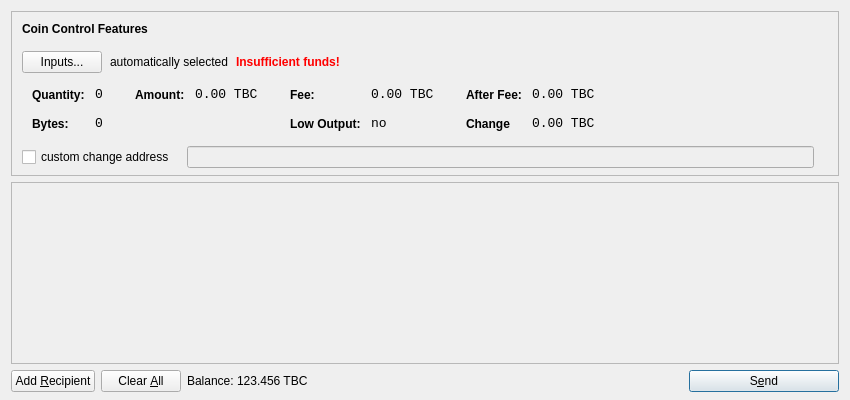
<?xml version="1.0" encoding="UTF-8"?>
<ui version="4.0">
 <class>SendCoinsDialog</class>
 <widget class="QDialog" name="SendCoinsDialog">
  <property name="geometry">
   <rect>
    <x>0</x>
    <y>0</y>
    <width>850</width>
    <height>400</height>
   </rect>
  </property>
  <property name="windowTitle">
   <string>Send Coins</string>
  </property>
  <layout class="QVBoxLayout" name="verticalLayout" stretch="0,1,0">
   <property name="bottomMargin">
    <number>8</number>
   </property>
   <item>
    <widget class="QFrame" name="frameCoinControl">
     <property name="sizePolicy">
      <sizepolicy hsizetype="Expanding" vsizetype="Expanding">
       <horstretch>0</horstretch>
       <verstretch>0</verstretch>
      </sizepolicy>
     </property>
     <property name="maximumSize">
      <size>
       <width>16777215</width>
       <height>16777215</height>
      </size>
     </property>
     <property name="frameShape">
      <enum>QFrame::StyledPanel</enum>
     </property>
     <property name="frameShadow">
      <enum>QFrame::Sunken</enum>
     </property>
     <layout class="QVBoxLayout" name="verticalLayoutCoinControl2">
      <property name="spacing">
       <number>-1</number>
      </property>
      <property name="leftMargin">
       <number>0</number>
      </property>
      <property name="topMargin">
       <number>0</number>
      </property>
      <property name="rightMargin">
       <number>0</number>
      </property>
      <property name="bottomMargin">
       <number>6</number>
      </property>
      <item>
       <layout class="QVBoxLayout" name="verticalLayoutCoinControl" stretch="0,0,0,0,1">
        <property name="spacing">
         <number>0</number>
        </property>
        <property name="leftMargin">
         <number>10</number>
        </property>
        <property name="topMargin">
         <number>10</number>
        </property>
        <item>
         <layout class="QHBoxLayout" name="horizontalLayoutCoinControl1">
          <property name="bottomMargin">
           <number>15</number>
          </property>
          <item>
           <widget class="QLabel" name="labelCoinControlFeatures">
            <property name="sizePolicy">
             <sizepolicy hsizetype="Preferred" vsizetype="Maximum">
              <horstretch>0</horstretch>
              <verstretch>0</verstretch>
             </sizepolicy>
            </property>
            <property name="font">
             <font>
              <weight>75</weight>
              <bold>true</bold>
             </font>
            </property>
            <property name="styleSheet">
             <string notr="true">font-weight:bold;</string>
            </property>
            <property name="text">
             <string>Coin Control Features</string>
            </property>
           </widget>
          </item>
         </layout>
        </item>
        <item>
         <layout class="QHBoxLayout" name="horizontalLayoutCoinControl2" stretch="0,0,0,0">
          <property name="spacing">
           <number>8</number>
          </property>
          <property name="bottomMargin">
           <number>10</number>
          </property>
          <item>
           <widget class="QPushButton" name="pushButtonCoinControl">
            <property name="styleSheet">
             <string notr="true"/>
            </property>
            <property name="text">
             <string>Inputs...</string>
            </property>
           </widget>
          </item>
          <item>
           <widget class="QLabel" name="labelCoinControlAutomaticallySelected">
            <property name="text">
             <string>automatically selected</string>
            </property>
            <property name="margin">
             <number>5</number>
            </property>
           </widget>
          </item>
          <item>
           <widget class="QLabel" name="labelCoinControlInsuffFunds">
            <property name="font">
             <font>
              <weight>75</weight>
              <bold>true</bold>
             </font>
            </property>
            <property name="styleSheet">
             <string notr="true">color:red;font-weight:bold;</string>
            </property>
            <property name="text">
             <string>Insufficient funds!</string>
            </property>
            <property name="margin">
             <number>5</number>
            </property>
           </widget>
          </item>
          <item>
           <spacer name="horizontalSpacerCoinControl">
            <property name="orientation">
             <enum>Qt::Horizontal</enum>
            </property>
            <property name="sizeHint" stdset="0">
             <size>
              <width>40</width>
              <height>1</height>
             </size>
            </property>
           </spacer>
          </item>
         </layout>
        </item>
        <item>
         <widget class="QWidget" name="widgetCoinControl" native="true">
          <property name="sizePolicy">
           <sizepolicy hsizetype="Preferred" vsizetype="Preferred">
            <horstretch>0</horstretch>
            <verstretch>0</verstretch>
           </sizepolicy>
          </property>
          <property name="minimumSize">
           <size>
            <width>0</width>
            <height>0</height>
           </size>
          </property>
          <property name="styleSheet">
           <string notr="true"/>
          </property>
          <layout class="QHBoxLayout" name="horizontalLayoutCoinControl5">
           <property name="margin">
            <number>0</number>
           </property>
           <item>
            <layout class="QHBoxLayout" name="horizontalLayoutCoinControl3" stretch="0,0,0,1">
             <property name="spacing">
              <number>20</number>
             </property>
             <property name="topMargin">
              <number>0</number>
             </property>
             <property name="bottomMargin">
              <number>10</number>
             </property>
             <item>
              <layout class="QFormLayout" name="formLayoutCoinControl1">
               <property name="horizontalSpacing">
                <number>10</number>
               </property>
               <property name="verticalSpacing">
                <number>14</number>
               </property>
               <property name="leftMargin">
                <number>10</number>
               </property>
               <property name="topMargin">
                <number>4</number>
               </property>
               <property name="rightMargin">
                <number>6</number>
               </property>
               <item row="0" column="0">
                <widget class="QLabel" name="labelCoinControlQuantityText">
                 <property name="styleSheet">
                  <string notr="true">font-weight:bold;</string>
                 </property>
                 <property name="text">
                  <string>Quantity:</string>
                 </property>
                 <property name="margin">
                  <number>0</number>
                 </property>
                </widget>
               </item>
               <item row="0" column="1">
                <widget class="QLabel" name="labelCoinControlQuantity">
                 <property name="font">
                  <font>
                   <family>Monospace</family>
                   <pointsize>10</pointsize>
                  </font>
                 </property>
                 <property name="cursor">
                  <cursorShape>IBeamCursor</cursorShape>
                 </property>
                 <property name="contextMenuPolicy">
                  <enum>Qt::ActionsContextMenu</enum>
                 </property>
                 <property name="text">
                  <string>0</string>
                 </property>
                 <property name="margin">
                  <number>0</number>
                 </property>
                 <property name="textInteractionFlags">
                  <set>Qt::LinksAccessibleByMouse|Qt::TextSelectableByKeyboard|Qt::TextSelectableByMouse</set>
                 </property>
                </widget>
               </item>
               <item row="1" column="0">
                <widget class="QLabel" name="labelCoinControlBytesText">
                 <property name="styleSheet">
                  <string notr="true">font-weight:bold;</string>
                 </property>
                 <property name="text">
                  <string>Bytes:</string>
                 </property>
                </widget>
               </item>
               <item row="1" column="1">
                <widget class="QLabel" name="labelCoinControlBytes">
                 <property name="font">
                  <font>
                   <family>Monospace</family>
                   <pointsize>10</pointsize>
                  </font>
                 </property>
                 <property name="cursor">
                  <cursorShape>IBeamCursor</cursorShape>
                 </property>
                 <property name="contextMenuPolicy">
                  <enum>Qt::ActionsContextMenu</enum>
                 </property>
                 <property name="text">
                  <string>0</string>
                 </property>
                 <property name="textInteractionFlags">
                  <set>Qt::LinksAccessibleByMouse|Qt::TextSelectableByKeyboard|Qt::TextSelectableByMouse</set>
                 </property>
                </widget>
               </item>
              </layout>
             </item>
             <item>
              <layout class="QFormLayout" name="formLayoutCoinControl2">
               <property name="horizontalSpacing">
                <number>10</number>
               </property>
               <property name="verticalSpacing">
                <number>14</number>
               </property>
               <property name="leftMargin">
                <number>6</number>
               </property>
               <property name="topMargin">
                <number>4</number>
               </property>
               <property name="rightMargin">
                <number>6</number>
               </property>
               <item row="0" column="0">
                <widget class="QLabel" name="labelCoinControlAmountText">
                 <property name="styleSheet">
                  <string notr="true">font-weight:bold;</string>
                 </property>
                 <property name="text">
                  <string>Amount:</string>
                 </property>
                 <property name="margin">
                  <number>0</number>
                 </property>
                </widget>
               </item>
               <item row="0" column="1">
                <widget class="QLabel" name="labelCoinControlAmount">
                 <property name="font">
                  <font>
                   <family>Monospace</family>
                   <pointsize>10</pointsize>
                  </font>
                 </property>
                 <property name="cursor">
                  <cursorShape>IBeamCursor</cursorShape>
                 </property>
                 <property name="contextMenuPolicy">
                  <enum>Qt::ActionsContextMenu</enum>
                 </property>
                 <property name="text">
                  <string notr="true">0.00 TBC</string>
                 </property>
                 <property name="textInteractionFlags">
                  <set>Qt::LinksAccessibleByMouse|Qt::TextSelectableByKeyboard|Qt::TextSelectableByMouse</set>
                 </property>
                </widget>
               </item>
              </layout>
             </item>
             <item>
              <layout class="QFormLayout" name="formLayoutCoinControl3">
               <property name="horizontalSpacing">
                <number>10</number>
               </property>
               <property name="verticalSpacing">
                <number>14</number>
               </property>
               <property name="leftMargin">
                <number>6</number>
               </property>
               <property name="topMargin">
                <number>4</number>
               </property>
               <property name="rightMargin">
                <number>6</number>
               </property>
               <item row="0" column="0">
                <widget class="QLabel" name="labelCoinControlFeeText">
                 <property name="styleSheet">
                  <string notr="true">font-weight:bold;</string>
                 </property>
                 <property name="text">
                  <string>Fee:</string>
                 </property>
                 <property name="margin">
                  <number>0</number>
                 </property>
                </widget>
               </item>
               <item row="0" column="1">
                <widget class="QLabel" name="labelCoinControlFee">
                 <property name="font">
                  <font>
                   <family>Monospace</family>
                   <pointsize>10</pointsize>
                  </font>
                 </property>
                 <property name="cursor">
                  <cursorShape>IBeamCursor</cursorShape>
                 </property>
                 <property name="contextMenuPolicy">
                  <enum>Qt::ActionsContextMenu</enum>
                 </property>
                 <property name="text">
                  <string notr="true">0.00 TBC</string>
                 </property>
                 <property name="textInteractionFlags">
                  <set>Qt::LinksAccessibleByMouse|Qt::TextSelectableByKeyboard|Qt::TextSelectableByMouse</set>
                 </property>
                </widget>
               </item>
               <item row="1" column="0">
                <widget class="QLabel" name="labelCoinControlLowOutputText">
                 <property name="styleSheet">
                  <string notr="true">font-weight:bold;</string>
                 </property>
                 <property name="text">
                  <string>Low Output:</string>
                 </property>
                </widget>
               </item>
               <item row="1" column="1">
                <widget class="QLabel" name="labelCoinControlLowOutput">
                 <property name="font">
                  <font>
                   <family>Monospace</family>
                   <pointsize>10</pointsize>
                  </font>
                 </property>
                 <property name="cursor">
                  <cursorShape>IBeamCursor</cursorShape>
                 </property>
                 <property name="contextMenuPolicy">
                  <enum>Qt::ActionsContextMenu</enum>
                 </property>
                 <property name="text">
                  <string>no</string>
                 </property>
                 <property name="textInteractionFlags">
                  <set>Qt::LinksAccessibleByMouse|Qt::TextSelectableByKeyboard|Qt::TextSelectableByMouse</set>
                 </property>
                </widget>
               </item>
              </layout>
             </item>
             <item>
              <layout class="QFormLayout" name="formLayoutCoinControl4">
               <property name="horizontalSpacing">
                <number>10</number>
               </property>
               <property name="verticalSpacing">
                <number>14</number>
               </property>
               <property name="leftMargin">
                <number>6</number>
               </property>
               <property name="topMargin">
                <number>4</number>
               </property>
               <property name="rightMargin">
                <number>6</number>
               </property>
               <item row="0" column="0">
                <widget class="QLabel" name="labelCoinControlAfterFeeText">
                 <property name="styleSheet">
                  <string notr="true">font-weight:bold;</string>
                 </property>
                 <property name="text">
                  <string>After Fee:</string>
                 </property>
                 <property name="margin">
                  <number>0</number>
                 </property>
                </widget>
               </item>
               <item row="0" column="1">
                <widget class="QLabel" name="labelCoinControlAfterFee">
                 <property name="font">
                  <font>
                   <family>Monospace</family>
                   <pointsize>10</pointsize>
                  </font>
                 </property>
                 <property name="cursor">
                  <cursorShape>IBeamCursor</cursorShape>
                 </property>
                 <property name="contextMenuPolicy">
                  <enum>Qt::ActionsContextMenu</enum>
                 </property>
                 <property name="text">
                  <string notr="true">0.00 TBC</string>
                 </property>
                 <property name="textInteractionFlags">
                  <set>Qt::LinksAccessibleByMouse|Qt::TextSelectableByKeyboard|Qt::TextSelectableByMouse</set>
                 </property>
                </widget>
               </item>
               <item row="1" column="0">
                <widget class="QLabel" name="labelCoinControlChangeText">
                 <property name="styleSheet">
                  <string notr="true">font-weight:bold;</string>
                 </property>
                 <property name="text">
                  <string>Change</string>
                 </property>
                </widget>
               </item>
               <item row="1" column="1">
                <widget class="QLabel" name="labelCoinControlChange">
                 <property name="font">
                  <font>
                   <family>Monospace</family>
                   <pointsize>10</pointsize>
                  </font>
                 </property>
                 <property name="cursor">
                  <cursorShape>IBeamCursor</cursorShape>
                 </property>
                 <property name="contextMenuPolicy">
                  <enum>Qt::ActionsContextMenu</enum>
                 </property>
                 <property name="text">
                  <string notr="true">0.00 TBC</string>
                 </property>
                 <property name="textInteractionFlags">
                  <set>Qt::LinksAccessibleByMouse|Qt::TextSelectableByKeyboard|Qt::TextSelectableByMouse</set>
                 </property>
                </widget>
               </item>
              </layout>
             </item>
            </layout>
           </item>
          </layout>
         </widget>
        </item>
        <item>
         <layout class="QHBoxLayout" name="horizontalLayoutCoinControl4" stretch="0,0,0">
          <property name="spacing">
           <number>12</number>
          </property>
          <property name="sizeConstraint">
           <enum>QLayout::SetDefaultConstraint</enum>
          </property>
          <property name="topMargin">
           <number>5</number>
          </property>
          <property name="rightMargin">
           <number>5</number>
          </property>
          <item>
           <widget class="QCheckBox" name="checkBoxCoinControlChange">
            <property name="text">
             <string>custom change address</string>
            </property>
           </widget>
          </item>
          <item>
           <widget class="QLineEdit" name="lineEditCoinControlChange">
            <property name="enabled">
             <bool>false</bool>
            </property>
            <property name="sizePolicy">
             <sizepolicy hsizetype="Expanding" vsizetype="Fixed">
              <horstretch>0</horstretch>
              <verstretch>0</verstretch>
             </sizepolicy>
            </property>
           </widget>
          </item>
          <item>
           <widget class="QLabel" name="labelCoinControlChangeLabel">
            <property name="sizePolicy">
             <sizepolicy hsizetype="Preferred" vsizetype="Expanding">
              <horstretch>0</horstretch>
              <verstretch>0</verstretch>
             </sizepolicy>
            </property>
            <property name="minimumSize">
             <size>
              <width>0</width>
              <height>0</height>
             </size>
            </property>
            <property name="text">
             <string/>
            </property>
            <property name="margin">
             <number>3</number>
            </property>
           </widget>
          </item>
         </layout>
        </item>
        <item>
         <spacer name="verticalSpacerCoinControl">
          <property name="orientation">
           <enum>Qt::Vertical</enum>
          </property>
          <property name="sizeHint" stdset="0">
           <size>
            <width>800</width>
            <height>1</height>
           </size>
          </property>
         </spacer>
        </item>
       </layout>
      </item>
     </layout>
    </widget>
   </item>
   <item>
    <widget class="QScrollArea" name="scrollArea">
     <property name="widgetResizable">
      <bool>true</bool>
     </property>
     <widget class="QWidget" name="scrollAreaWidgetContents">
      <property name="geometry">
       <rect>
        <x>0</x>
        <y>0</y>
        <width>830</width>
        <height>165</height>
       </rect>
      </property>
      <layout class="QVBoxLayout" name="verticalLayout_2">
       <property name="margin">
        <number>0</number>
       </property>
       <item>
        <layout class="QVBoxLayout" name="entries">
         <property name="spacing">
          <number>6</number>
         </property>
        </layout>
       </item>
       <item>
        <spacer name="verticalSpacer">
         <property name="orientation">
          <enum>Qt::Vertical</enum>
         </property>
         <property name="sizeHint" stdset="0">
          <size>
           <width>20</width>
           <height>40</height>
          </size>
         </property>
        </spacer>
       </item>
      </layout>
     </widget>
    </widget>
   </item>
   <item>
    <layout class="QHBoxLayout" name="horizontalLayout">
     <item>
      <widget class="QPushButton" name="addButton">
       <property name="toolTip">
        <string>Send to multiple recipients at once</string>
       </property>
       <property name="text">
        <string>Add &amp;Recipient</string>
       </property>
       <property name="autoDefault">
        <bool>false</bool>
       </property>
      </widget>
     </item>
     <item>
      <widget class="QPushButton" name="clearButton">
       <property name="sizePolicy">
        <sizepolicy hsizetype="Minimum" vsizetype="Fixed">
         <horstretch>0</horstretch>
         <verstretch>0</verstretch>
        </sizepolicy>
       </property>
       <property name="toolTip">
        <string>Remove all transaction fields</string>
       </property>
       <property name="text">
        <string>Clear &amp;All</string>
       </property>
       <property name="autoRepeatDelay">
        <number>300</number>
       </property>
       <property name="autoDefault">
        <bool>false</bool>
       </property>
      </widget>
     </item>
     <item>
      <layout class="QHBoxLayout" name="horizontalLayout_2">
       <property name="spacing">
        <number>3</number>
       </property>
       <item>
        <widget class="QLabel" name="label">
         <property name="sizePolicy">
          <sizepolicy hsizetype="Preferred" vsizetype="Fixed">
           <horstretch>0</horstretch>
           <verstretch>0</verstretch>
          </sizepolicy>
         </property>
         <property name="text">
          <string>Balance:</string>
         </property>
        </widget>
       </item>
       <item>
        <widget class="QLabel" name="labelBalance">
         <property name="sizePolicy">
          <sizepolicy hsizetype="Preferred" vsizetype="Fixed">
           <horstretch>0</horstretch>
           <verstretch>0</verstretch>
          </sizepolicy>
         </property>
         <property name="cursor">
          <cursorShape>IBeamCursor</cursorShape>
         </property>
         <property name="text">
          <string notr="true">123.456 TBC</string>
         </property>
         <property name="textInteractionFlags">
          <set>Qt::LinksAccessibleByMouse|Qt::TextSelectableByKeyboard|Qt::TextSelectableByMouse</set>
         </property>
        </widget>
       </item>
      </layout>
     </item>
     <item>
      <spacer name="horizontalSpacer">
       <property name="orientation">
        <enum>Qt::Horizontal</enum>
       </property>
       <property name="sizeHint" stdset="0">
        <size>
         <width>40</width>
         <height>20</height>
        </size>
       </property>
      </spacer>
     </item>
     <item>
      <widget class="QPushButton" name="sendButton">
       <property name="minimumSize">
        <size>
         <width>150</width>
         <height>0</height>
        </size>
       </property>
       <property name="toolTip">
        <string>Confirm the send action</string>
       </property>
       <property name="text">
        <string>S&amp;end</string>
       </property>
       <property name="icon">
        <iconset resource="../triplechain.qrc">
         <normaloff>:/icons/send</normaloff>:/icons/send</iconset>
       </property>
       <property name="default">
        <bool>true</bool>
       </property>
      </widget>
     </item>
    </layout>
   </item>
  </layout>
 </widget>
 <resources>
  <include location="../triplechain.qrc"/>
 </resources>
 <connections/>
</ui>
